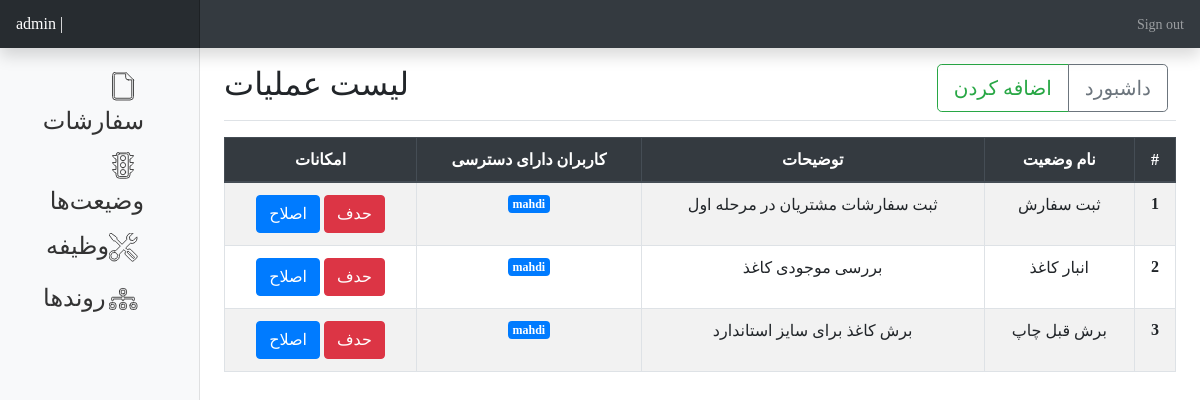
The app's page /dashboard/action/ (signed in), older data.
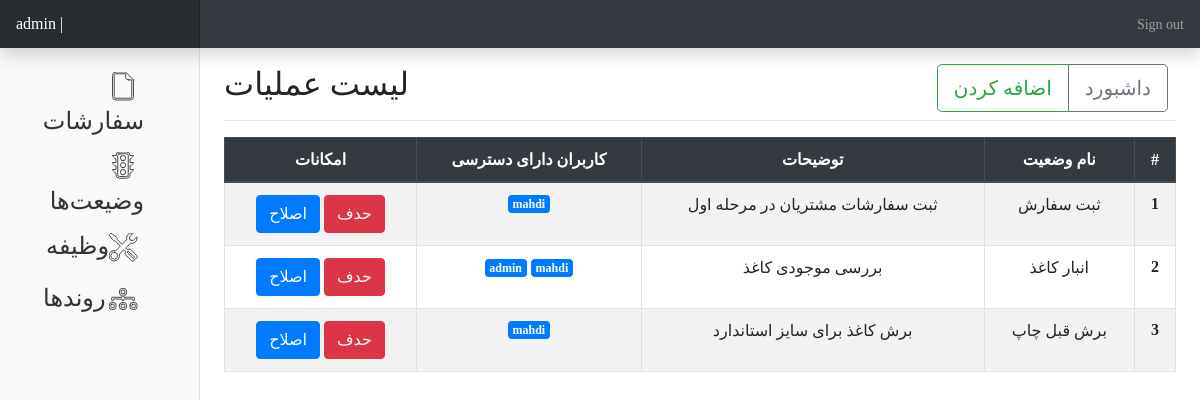
The same page, newer data.
### main_app/models/action_model.py (models this page shows)
class Action(models.Model):
    name        = models.CharField(max_length=55, unique=True)
    description = models.CharField(max_length=155)
    dependency   = models.ForeignKey("self", on_delete=models.SET_NULL, null=True, blank=True)
    created_at  = models.DateTimeField(null=True, blank=True, auto_now_add=True)
    updated_at  = models.DateTimeField(null=True, blank=True, auto_now=True)
    class Meta:
        ordering = ["pk"]
    def __str__(self):
        return self.name

class auth_user_action(models.Model):
    user_id = models.ForeignKey(get_user_model(), on_delete=models.CASCADE)
    action_id = models.ForeignKey(Action, on_delete=models.CASCADE)
    class Meta:
        pass
    def __str__(self):
        return f" {self.user_id} "

### main_app/views/action_view.py (the view)
@login_required()
def ActionList(request):
    if request.user.has_perm('main_app.view_action'):
        data = []
        actions = Action.objects.all()
        for action in actions:
            users = auth_user_action.objects.filter(action_id=action)
            print(action,users)
            data.append((action,users))
        print(data)
        return render(request, "main_app/action_list.html", {"object_list":data})
    else:
        return redirect('index')

### main_app/templates/main_app/action_list.html (shortened to what this page needs)
{% extends "dashboard/base.html" %}
{% block content%}
<div class="d-flex justify-content-between flex-wrap flex-md-nowrap align-items-center pt-3 pb-2 mb-3 border-bottom">
    <h1 class="h2">لیست عملیات</h1>
    <div class="btn-toolbar mb-2 mb-md-0">
      <div class="btn-group mr-2">
        <a href='{% url "action-add" %}' class="btn btn-lg btn-outline-success">اضافه کردن</a>
        <a href='{% url "panel" %}' class="btn btn-lg btn-outline-secondary">داشبورد</a>
      </div>
    </div>
  </div>
    <div class="d-flex justify-content-md-between">
        <table class="table text-center table-striped table-bordered" dir="rtl">
            <thead class="thead-dark">
            <tr>
                <th scope="col">#</th>
                <th scope="col">نام وضعیت</th>
                <th scope="col">توضیحات</th>
                <th scope='col'>کاربران دارای دسترسی</th>
                <th scope="col">امکانات</th>
            </tr>
            </thead>
            <tbody class="table-striped">
        {% for object in object_list %}
            <tr>
                <th scope="row">{{ forloop.counter }}</th>
                <td>{{ object.0 }}</td>
                <td>{{ object.0.description }}</td>
                <td>
                    {% for user in object.1 %}
                            <div class="badge badge-primary">{{user}}</div>
                    {% endfor %}
                </td>
                <td>
                    <a href='{% url "action-delete" object.0.pk %}' class="btn btn-danger">حدف</a>
                    <a href='{% url "action-update" object.0.pk %}' class="btn btn-primary">اصلاح</a>
                </td>
            </tr>
        {% endfor %}
    </tbody>
    </table>
    </div>
{% endblock %}

Row changes from the older to the newer data that the page shows:
added auth_user_action: user_id.username "admin", shown under Action "انبار کاغذ"
